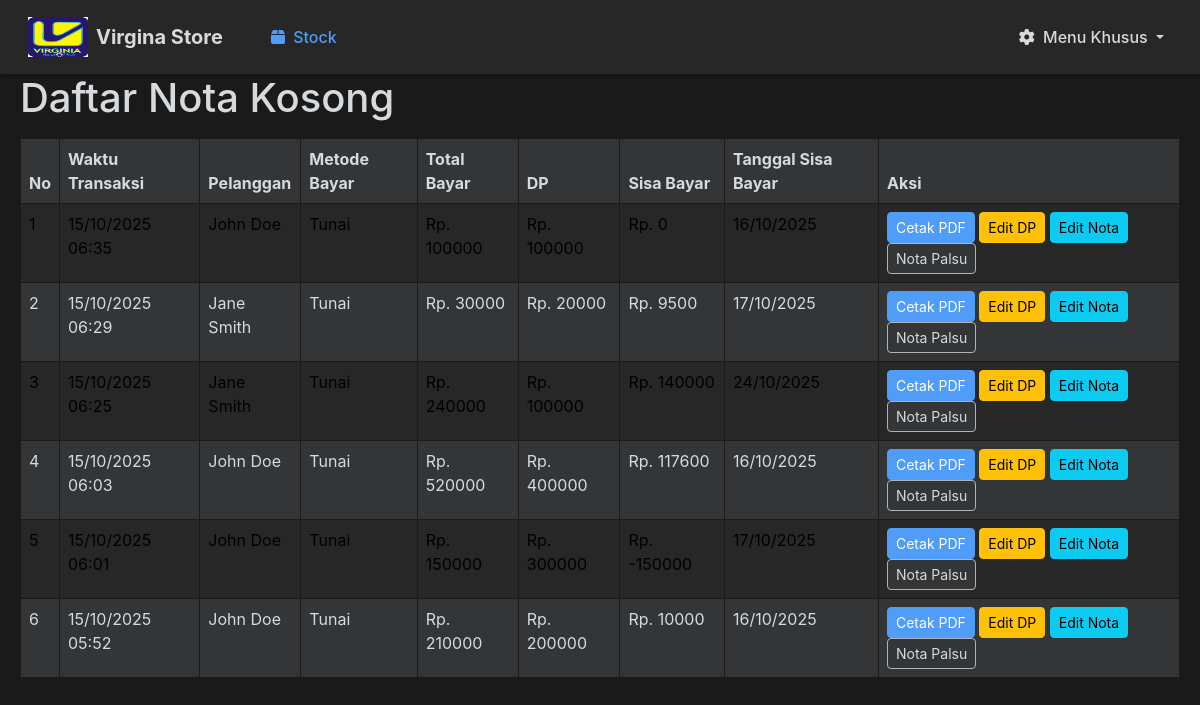
Before: /nota/cetak_nota_kosong/ with the older database file.
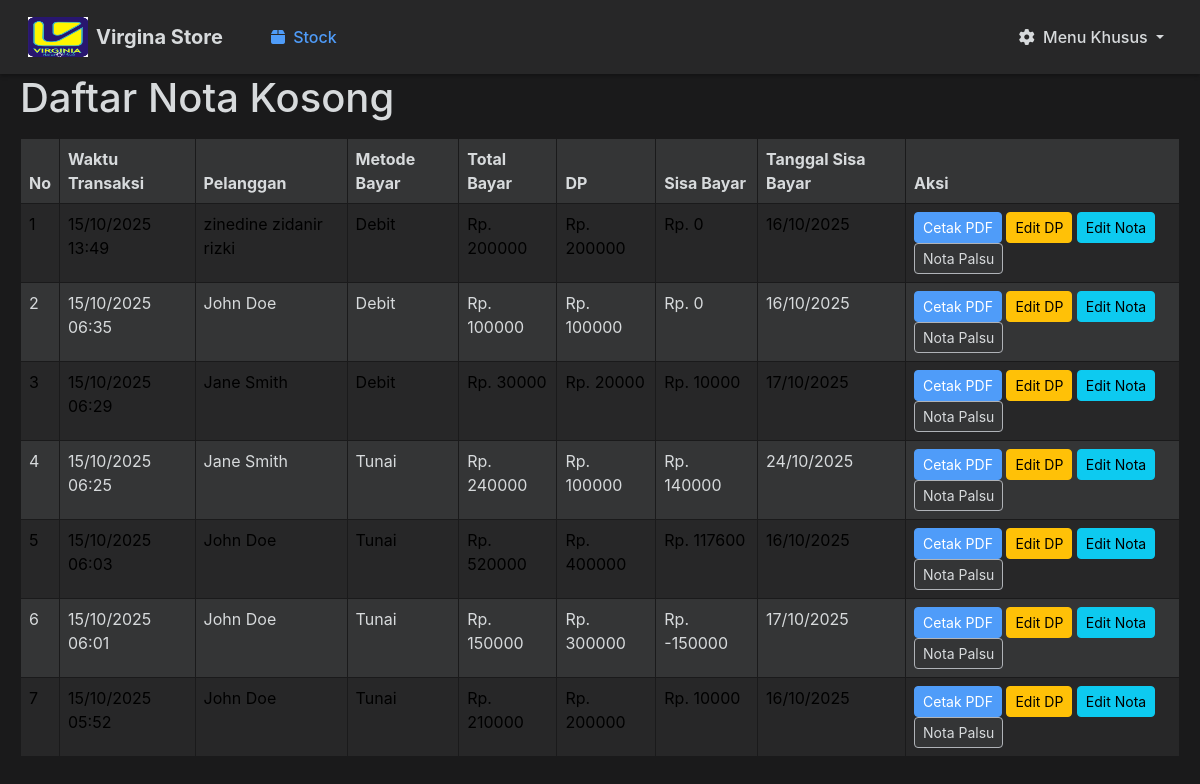
After: the same page with the newer database file.
### nota/models.py (models this page shows, shortened)
class NotaPayment(models.Model):
    PAYMENT_METHOD_CHOICES = [
        ('tunai', 'Tunai'),
        ('debit', 'Debit'),
    ]
    customer = models.ForeignKey(Customer, on_delete=models.CASCADE)
    tanggal_sisa_bayar = models.DateField()
    metode_pembayaran = models.CharField(max_length=10, choices=PAYMENT_METHOD_CHOICES)
    total_bayar = models.DecimalField(max_digits=12, decimal_places=2)
    dp = models.DecimalField(max_digits=12, decimal_places=2)
    sisa = models.DecimalField(max_digits=12, decimal_places=2)
    created_at = models.DateTimeField(auto_now_add=True)
    class Meta:
        verbose_name = "Nota Payment"
        verbose_name_plural = "Nota Payments"

### kasir/models.py (models this page shows, shortened)
class Customer(models.Model):
    nama = models.CharField(max_length=100)
    alamat_customer = models.TextField(blank=True, null=True)
    no_telpon_customer = models.CharField(max_length=20, blank=True, null=True)
    shipping_agent = models.CharField(max_length=100, blank=True, null=True)

### nota/views.py (the view)
# urls.py: path('cetak_nota_kosong/', views.cetak_nota_kosong, name='cetak-nota-kosong'),
def cetak_nota_kosong(request):
    notas = NotaPayment.objects.all().order_by('-created_at')
    return render(request, 'cetak_nota_kosong.html', {'notas': notas})

### nota/templates/cetak_nota_kosong.html (shortened to what this page needs)
{% extends 'base.html' %}
{% block content %}
<div class="" style="margin-left: 20px; margin-right: 20px;">
    <h1>Daftar Nota Kosong</h1>
    <table class="table table-bordered table-striped mt-3">
        <thead>
            <tr>
                <th>No</th>
                <th>Waktu Transaksi</th>
                <th>Pelanggan</th>
                <th>Metode Bayar</th>
                <th>Total Bayar</th>
                <th>DP</th>
                <th>Sisa Bayar</th>
                <th>Tanggal Sisa Bayar</th>
                <th>Aksi</th>
            </tr>
        </thead>
        <tbody>
            {% for nota in notas %}
            <tr>
                <td>{{ forloop.counter }}</td>
                <td>{{ nota.created_at|date:"d/m/Y H:i" }}</td>
                <td>{{ nota.customer.nama }}</td>
                <td>{{ nota.get_metode_pembayaran_display }}</td>
                <td>Rp. {{ nota.total_bayar|floatformat:0 }}</td>
                <td>Rp. {{ nota.dp|floatformat:0 }}</td>
                <td>Rp. {{ nota.sisa|floatformat:0 }}</td>
                <td>{{ nota.tanggal_sisa_bayar|date:"d/m/Y" }}</td>
                <td>
                    <button class="btn btn-sm btn-primary" data-id="{{ nota.id }}" onclick="cetakPdf(this)">Cetak PDF</button>
                    <button class="btn btn-sm btn-warning" data-id="{{ nota.id }}" onclick="editDp(this)">Edit DP</button>
                    <button class="btn btn-sm btn-info" data-id="{{ nota.id }}" onclick="editNota(this)">Edit Nota</button>
                    <button class="btn btn-sm btn-secondary" data-id="{{ nota.id }}" onclick="notaPalsu(this)">Nota Palsu</button>
                </td>
            </tr>
            {% empty %}
            <tr><td colspan="9" class="text-center">Belum ada data</td></tr>
            {% endfor %}
        </tbody>
    </table>
</div>
{% endblock %}

Changed rows visible on the page:
added NotaPayment: created_at "15/10/2025 13:49", customer.nama "zinedine zidanir rizki", metode_pembayaran "Debit", total_bayar "200000", dp "200000", sisa "0", tanggal_sisa_bayar "16/10/2025"
changed NotaPayment (number 2 of 7 on the later page): metode_pembayaran "Tunai" → "Debit"
changed NotaPayment (number 3 of 7 on the later page): metode_pembayaran "Tunai" → "Debit"; sisa "9500" → "10000"
